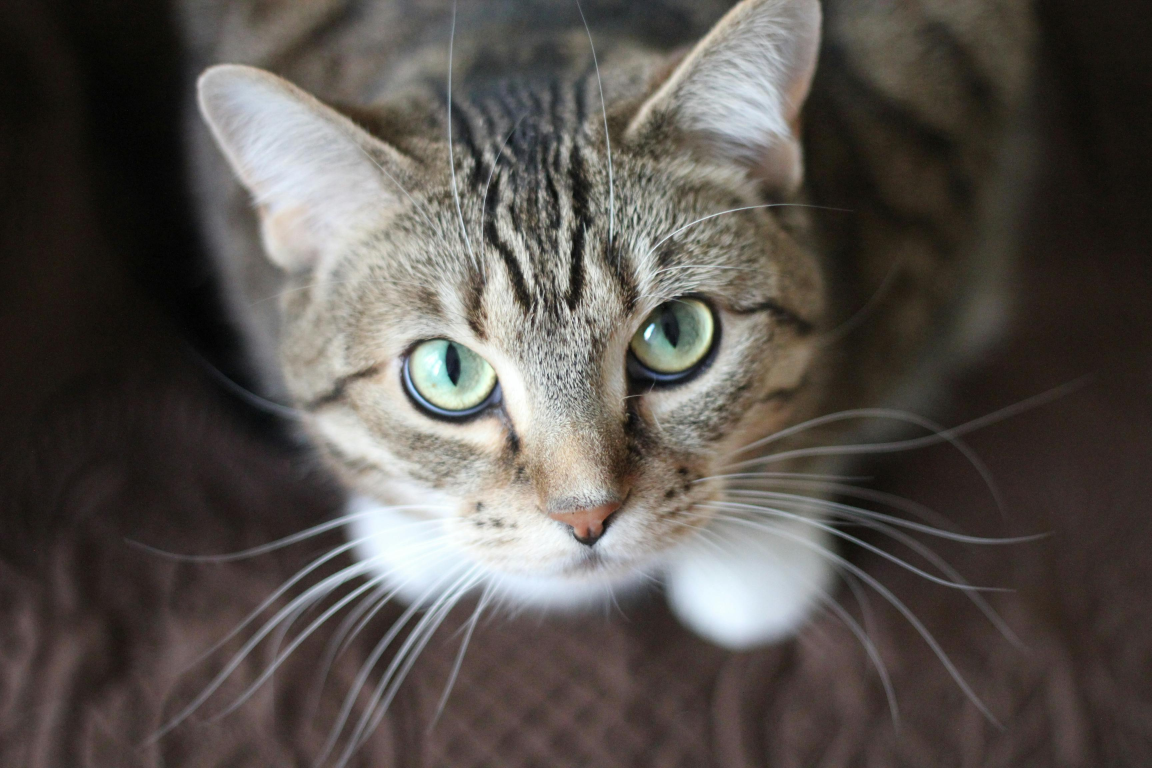
#> input picture cgcg/cat.jpg, 3456 x 2304 px (shown at 1/3 size)
$ jupyter execute ip2.ipynb
#> lines starting #> are read from the running program, lines starting #| are printed output that depends on the picture
[cell 1]
import numpy as np
import cv2
from matplotlib import pyplot as plt

[cell 2]
img1= cv2.imread("cat.jpg")
#> img1 is the input picture: shape (2304, 3456, 3); mean B, G, R 77.9, 82.3, 87.6
rows,cols,_=img1.shape
#> rows = 2304; cols = 3456
M=np.float32([[0,1,100],[1,0,50]])
t_img=cv2.warpAffine(img1,M,(rows,cols))
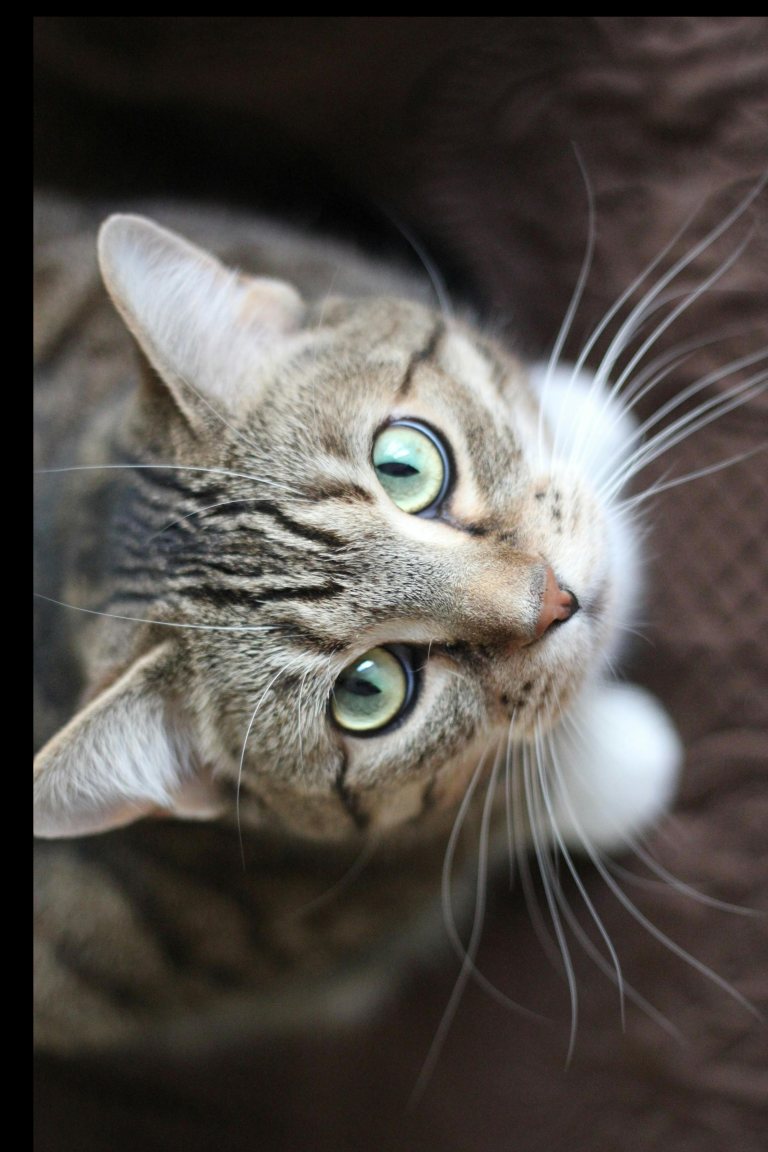
#> t_img: shape (3456, 2304, 3) (shown at 1/3 size); mean B, G, R 74.9, 79.2, 83.8
h_img=cv2.resize(img1,(0,0),fx=0.5,fy=0.5)
w_img=cv2.resize(img1,(0,0),fx=2,fy=2)

cr=(rows//2,cols//2)
#> cr = (1152, 1728)
M=cv2.getRotationMatrix2D(cr,25,1)
r_img=cv2.warpAffine(img1,M,(rows+500,cols+500))
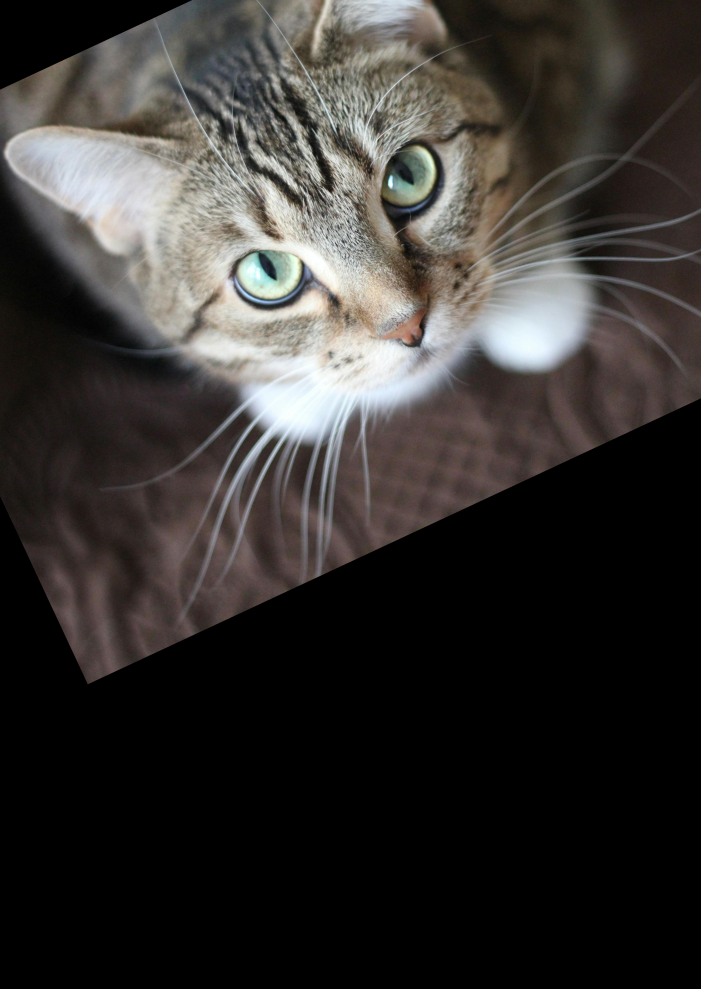
#> r_img: shape (3956, 2804, 3) (shown at 1/4 size); mean B, G, R 48.9, 51.3, 54.1

[cell 3]
plt.subplot(1,4,1)
plt.imshow(t_img)
plt.subplot(1,4,2)
plt.imshow(h_img)
plt.subplot(1,4,3)
plt.imshow(w_img)
plt.subplot(1,4,4)
plt.imshow(r_img)
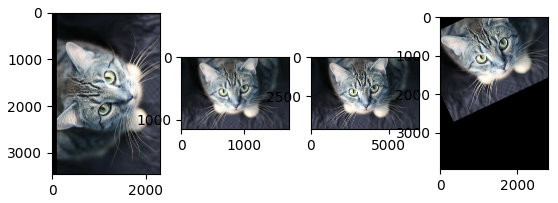
#> figure drawn by matplotlib, 4 panels; B, G, R data is drawn as R, G, B

$ run again, with cgcg/faces.jpeg copied over cgcg/cat.jpg
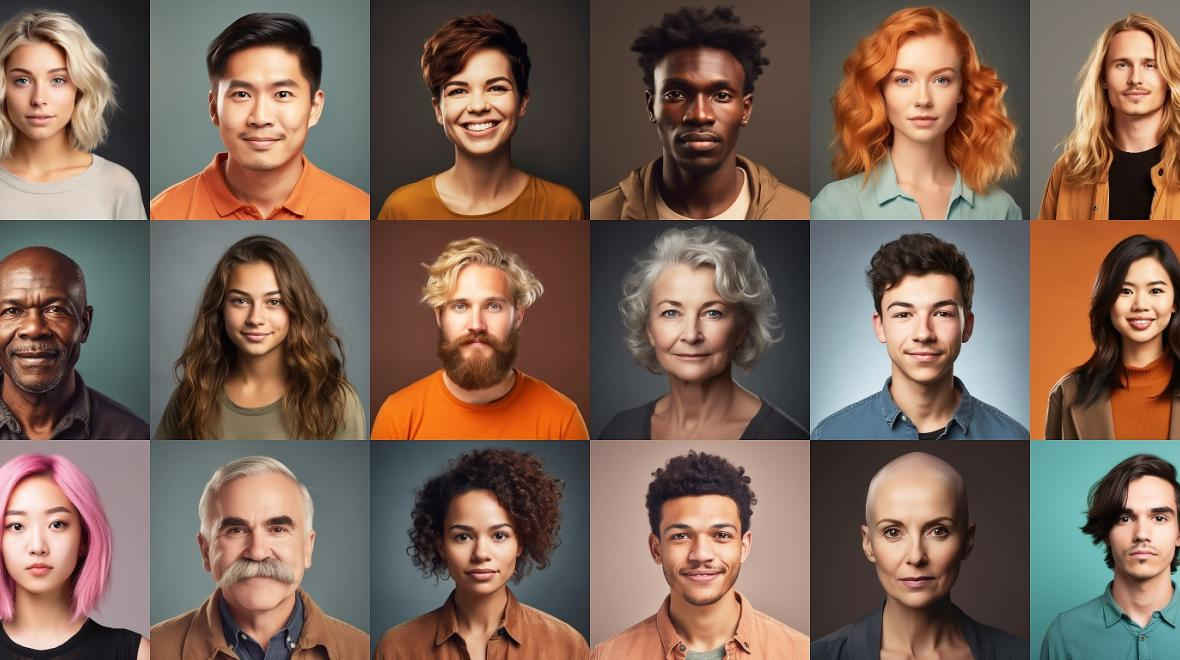
#> input picture cgcg/faces.jpeg, 1180 x 660 px
#> img1 is the input picture: shape (660, 1180, 3); mean B, G, R 86.8, 100.2, 123.9
#> `r_img=cv2.warpAffine(img1,M,(rows+500,cols+500))`:
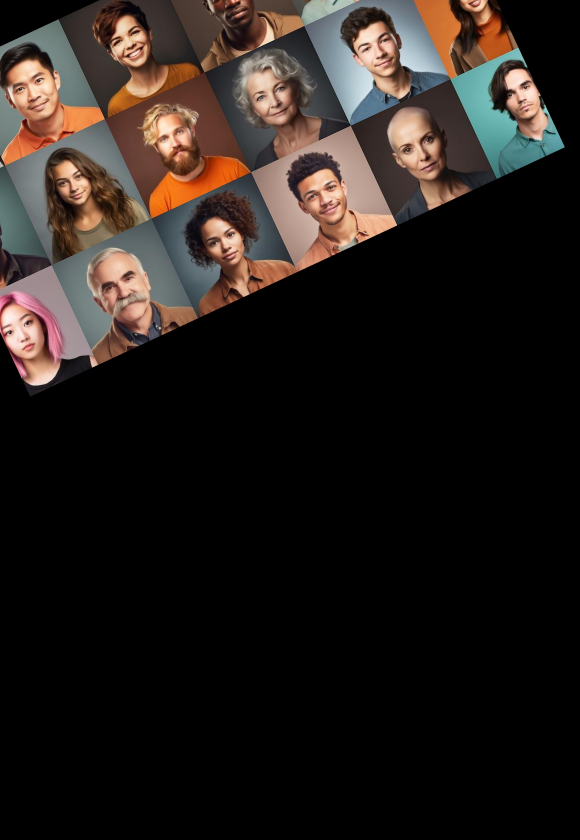
#> r_img: shape (1680, 1160, 3) (shown at 1/2 size); mean B, G, R 27, 30.7, 37.5
#> `[cell 3] plt.subplot(1,4,1) plt.imshow(t_img) plt.subplot(1,4,2) plt.i..`:
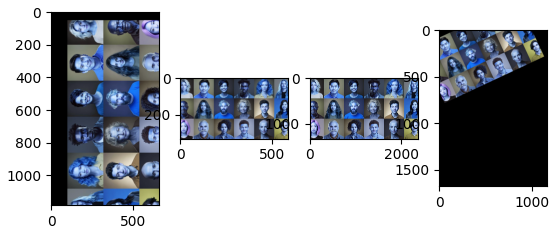
#> figure drawn by matplotlib, 4 panels; B, G, R data is drawn as R, G, B
